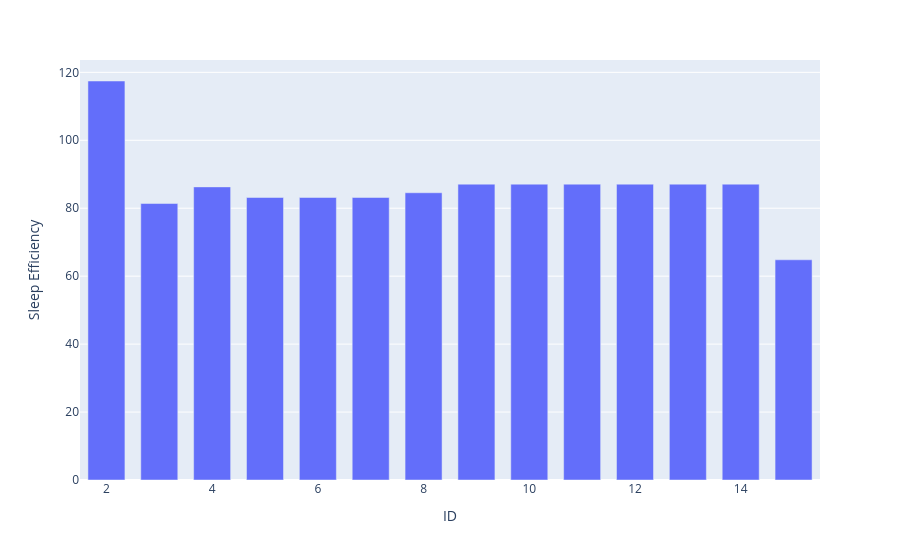

Notebook source saved alongside this figure:
### Code cell
fig = px.bar(df, x = "ID", y = "Sleep Efficiency")
fig.update_layout(bargap = 0.3)
fig.show()

### Figure 1 — Plotly figure (JSON) as saved in the notebook; plotly's stock layout.template omitted (floating-point values rounded to 4 significant figures)
{"data": [{"alignmentgroup": "True", "hovertemplate": "ID=%{x}<br>Sleep Efficiency=%{y}<extra></extra>", "legendgroup": "", "marker": {"color": "#636efa", "pattern": {"shape": ""}}, "name": "", "offsetgroup": "", "orientation": "v", "showlegend": false, "textposition": "auto", "type": "bar", "x": [2, 3, 4, 5, 6, 7, 8, 9, 10, 11, 12, 13, 14, 15], "xaxis": "x", "y": [117.5, 81.39, 86.28, 83.16, 83.16, 83.16, 84.56, 87.09, 87.09, 87.09, 87.09, 87.09, 87.09, 64.82], "yaxis": "y"}], "layout": {"bargap": 0.3, "barmode": "relative", "legend": {"tracegroupgap": 0}, "margin": {"t": 60}, "xaxis": {"anchor": "y", "domain": [0, 1], "title": {"text": "ID"}}, "yaxis": {"anchor": "x", "domain": [0, 1], "title": {"text": "Sleep Efficiency"}}}}
